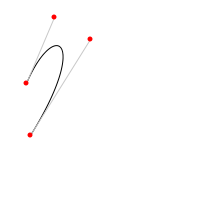
Frame 1 (no input)
Frame 60 (the mouse pressed at the canvas centre just before this capture): identical to frame 1, image omitted
Frame 120 (the mouse held since frame 60 and released just before this capture): identical to frame 1, image omitted

The Processing sketch that drew this single still picture (run headless with seeded random() and noise(); from frame 60 on, the mouse is pressed at the canvas centre):

// Processing sketch: processing_75726
// ── processing_75726.pde

//Curve Example
//by Dongzhi Xia
//2012/10/18

int x1 = 30;
int y1 = 135;
int cx1 = 90;
int cy1 = 39;
int cx2 = 54;
int cy2 = 17;
int x2 = 26;
int y2 = 83;

int d = 5;

void setup(){
 size(200,200);
 smooth();
}

void draw(){
 background(255);
 drawCurves();
 drawLines();
 drawPoints();
 
 if(mousePressed){
   if((mouseX-x1)<d&&(mouseX-x1)>-d&&(mouseY-y1)<d&&(mouseY-y1)>-d){
     x1 = mouseX;
     y1 = mouseY;
     fill(74,211,0);
     noStroke();
     ellipse(x1,y1,2*d,2*d);
   } else if((mouseX-x2)<d&&(mouseX-x2)>-d&&(mouseY-y2)<d&&(mouseY-y2)>-d){
     x2 = mouseX;
     y2 = mouseY;
     fill(74,211,0);
     noStroke();
     ellipse(x2,y2,2*d,2*d);
   } else if((mouseX-cx1)<d&&(mouseX-cx1)>-d&&(mouseY-cy1)<d&&(mouseY-cy1)>-d){
     cx1 = mouseX;
     cy1 = mouseY;
     fill(74,211,0);
     noStroke();
     ellipse(cx1,cy1,2*d,2*d);
   } else if((mouseX-cx2)<d&&(mouseX-cx2)>-d&&(mouseY-cy2)<d&&(mouseY-cy2)>-d){
     cx2 = mouseX;
     cy2 = mouseY;
     fill(74,211,0);
     noStroke();
     ellipse(cx2,cy2,2*d,2*d);
   }
 }
}

void drawCurves(){
 noFill();
 stroke(0);
 strokeWeight(1);
 beginShape();
 vertex(x1,y1);
 bezierVertex(cx1,cy1,cx2,cy2,x2,y2);
 endShape();
}

void drawPoints(){
 fill(255,0,0);
 noStroke();
 ellipse(x1,y1,d,d);
 ellipse(cx1,cy1,d,d);
 ellipse(cx2,cy2,d,d);
 ellipse(x2,y2,d,d);
}

void drawLines(){
 noFill();
 stroke(200);
 strokeWeight(1);
 line(x1,y1,cx1,cy1);
 line(x2,y2,cx2,cy2);
}
